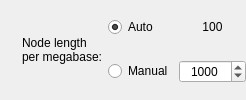
        <widget class="QWidget" name="widget_24" native="true">
         <layout class="QHBoxLayout" name="horizontalLayout_7">
          <property name="leftMargin">
           <number>0</number>
          </property>
          <property name="topMargin">
           <number>0</number>
          </property>
          <property name="rightMargin">
           <number>0</number>
          </property>
          <property name="bottomMargin">
           <number>0</number>
          </property>
          <item>
           <spacer name="horizontalSpacer_28">
            <property name="orientation">
             <enum>Qt::Horizontal</enum>
            </property>
            <property name="sizeType">
             <enum>QSizePolicy::Expanding</enum>
            </property>
            <property name="sizeHint" stdset="0">
             <size>
              <width>0</width>
              <height>20</height>
             </size>
            </property>
           </spacer>
          </item>
          <item>
           <widget class="InfoTextWidget" name="nodeLengthPerMegabaseInfoText" native="true">
            <property name="sizePolicy">
             <sizepolicy hsizetype="Fixed" vsizetype="Fixed">
              <horstretch>0</horstretch>
              <verstretch>0</verstretch>
             </sizepolicy>
            </property>
            <property name="minimumSize">
             <size>
              <width>16</width>
              <height>16</height>
             </size>
            </property>
            <property name="toolTip">
             <string>&lt;html&gt;&lt;head/&gt;&lt;body&gt;&lt;p&gt;This controls the length of the drawn nodes relative to the nodes' sequence lengths.&lt;br/&gt;&lt;br/&gt;Set to a larger number for longer nodes and set to a smaller number for shorter nodes.&lt;br/&gt;&lt;br/&gt;Specifically, a node's length is determined by multiplying its sequence length (in Megabases) by this number. If the resulting value is less than the 'Minimum node length' setting, the node's length will be increased to that value.&lt;br/&gt;&lt;br/&gt;Note that node lengths are not exact, but are rather used as targets for the graph layout algorithm. &lt;br/&gt;&lt;br/&gt;The graph must be redrawn to see the effect of changing this setting.&lt;/p&gt;&lt;/body&gt;&lt;/html&gt;</string>
            </property>
           </widget>
          </item>
          <item>
           <widget class="QLabel" name="label_12">
            <property name="sizePolicy">
             <sizepolicy hsizetype="Minimum" vsizetype="Preferred">
              <horstretch>0</horstretch>
              <verstretch>0</verstretch>
             </sizepolicy>
            </property>
            <property name="text">
             <string>Node length
per megabase:</string>
            </property>
           </widget>
          </item>
          <item>
           <widget class="QWidget" name="widget_10" native="true">
            <layout class="QGridLayout" name="gridLayout_17">
             <property name="leftMargin">
              <number>0</number>
             </property>
             <property name="topMargin">
              <number>0</number>
             </property>
             <property name="rightMargin">
              <number>0</number>
             </property>
             <property name="bottomMargin">
              <number>0</number>
             </property>
             <item row="0" column="0">
              <widget class="QRadioButton" name="nodeLengthPerMegabaseAutoRadioButton">
               <property name="focusPolicy">
                <enum>Qt::StrongFocus</enum>
               </property>
               <property name="text">
                <string>Auto</string>
               </property>
               <property name="checked">
                <bool>true</bool>
               </property>
              </widget>
             </item>
             <item row="1" column="0">
              <widget class="QRadioButton" name="nodeLengthPerMegabaseManualRadioButton">
               <property name="focusPolicy">
                <enum>Qt::StrongFocus</enum>
               </property>
               <property name="text">
                <string>Manual</string>
               </property>
              </widget>
             </item>
             <item row="0" column="1">
              <widget class="QLabel" name="nodeLengthPerMegabaseAutoLabel">
               <property name="text">
                <string>100</string>
               </property>
               <property name="alignment">
                <set>Qt::AlignCenter</set>
               </property>
              </widget>
             </item>
             <item row="1" column="1">
              <widget class="QDoubleSpinBox" name="nodeLengthPerMegabaseManualSpinBox">
               <property name="sizePolicy">
                <sizepolicy hsizetype="Minimum" vsizetype="Fixed">
                 <horstretch>0</horstretch>
                 <verstretch>0</verstretch>
                </sizepolicy>
               </property>
               <property name="focusPolicy">
                <enum>Qt::StrongFocus</enum>
               </property>
               <property name="alignment">
                <set>Qt::AlignCenter</set>
               </property>
               <property name="decimals">
                <number>0</number>
               </property>
               <property name="minimum">
                <double>0.000000000000000</double>
               </property>
               <property name="maximum">
                <double>1000000.000000000000000</double>
               </property>
               <property name="singleStep">
                <double>100.000000000000000</double>
               </property>
               <property name="value">
                <double>1000.000000000000000</double>
               </property>
              </widget>
             </item>
            </layout>
           </widget>
          </item>
          <item>
           <spacer name="horizontalSpacer_27">
            <property name="orientation">
             <enum>Qt::Horizontal</enum>
            </property>
            <property name="sizeType">
             <enum>QSizePolicy::Expanding</enum>
            </property>
            <property name="sizeHint" stdset="0">
             <size>
              <width>0</width>
              <height>20</height>
             </size>
            </property>
           </spacer>
          </item>
         </layout>
        </widget>
